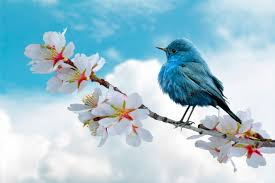
#> input picture Core Python/10_File Operations/08_ImageManagement/Images/image03.jpg, 275 x 183 px, found by its file name
$ python ex09-ImageEdges.py
#> lines starting #> are read from the running program, lines starting #| are printed output that depends on the picture; after the words box and inside, x2 and y2 are one past the last pixel; in counts of white or black regions, pixels touching at a corner belong together
#!python3

import cv2
import os
os.system("cls")

print("\nReading the image file Please wait...", end="\n")

loadedImage = cv2.imread(r"C:\Practice\my-python-journey\10_File Operations\08_ImageManagement\Images\image03.jpg")
#> loadedImage is the input picture: shape (183, 275, 3); mean B, G, R 212, 199.2, 165.7

imageEdges = cv2.Canny(loadedImage, 100, 100)
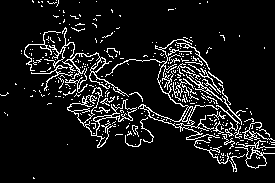
#> imageEdges: shape (183, 275); 9.2% white in thin lines or dots

cv2.imshow("Image with Edges", imageEdges)
cv2.waitKey(0)
cv2.destroyAllWindows()

cv2.imwrite(r"C:\Practice\my-python-journey\10_File Operations\08_ImageManagement\savedFiles\imageWithEdges.jpg", imageEdges)

$ run again, with Core Python/10_File Operations/08_ImageManagement/Images/image02.jpg copied over Core Python/10_File Operations/08_ImageManagement/Images/image03.jpg
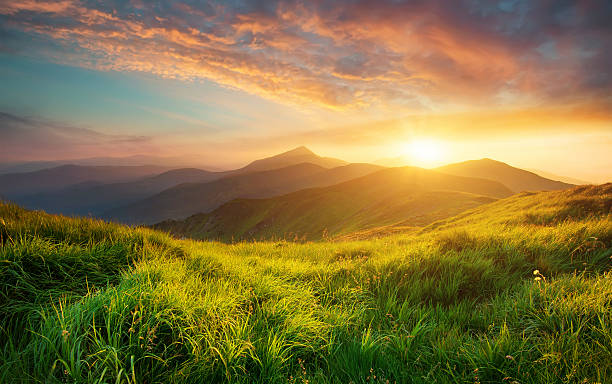
#> input picture Core Python/10_File Operations/08_ImageManagement/Images/image02.jpg, 612 x 384 px, found by its file name
#> loadedImage is the input picture: shape (384, 612, 3); mean B, G, R 66.6, 117.5, 134.5
#> `imageEdges = cv2.Canny(loadedImage, 100, 100)`:
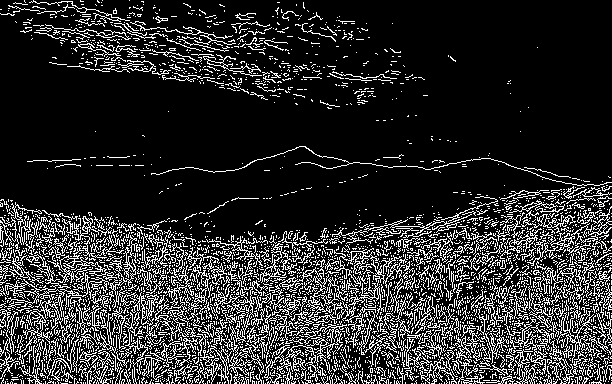
#> imageEdges: shape (384, 612); 17.7% white in thin lines or dots

$ run again, with Core Python/10_File Operations/08_ImageManagement/Images/image04.jpg copied over Core Python/10_File Operations/08_ImageManagement/Images/image03.jpg
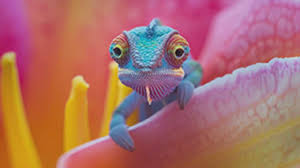
#> input picture Core Python/10_File Operations/08_ImageManagement/Images/image04.jpg, 300 x 168 px, found by its file name
#> loadedImage is the input picture: shape (168, 300, 3); mean B, G, R 104.3, 109.7, 171.5
#> `imageEdges = cv2.Canny(loadedImage, 100, 100)`:
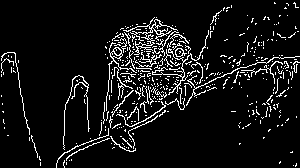
#> imageEdges: shape (168, 300); 8% white in thin lines or dots

$ run again, with Core Python/10_File Operations/08_ImageManagement/Images/image05.jpg copied over Core Python/10_File Operations/08_ImageManagement/Images/image03.jpg
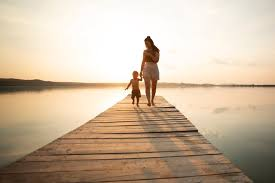
#> input picture Core Python/10_File Operations/08_ImageManagement/Images/image05.jpg, 275 x 183 px, found by its file name
#> loadedImage is the input picture: shape (183, 275, 3); mean B, G, R 160.2, 183.1, 202.8
#> `imageEdges = cv2.Canny(loadedImage, 100, 100)`:
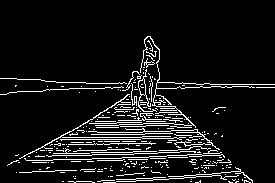
#> imageEdges: shape (183, 275); 8.7% white in thin lines or dots, all inside (x1, y1, x2, y2) = (0, 36, 275, 183)
